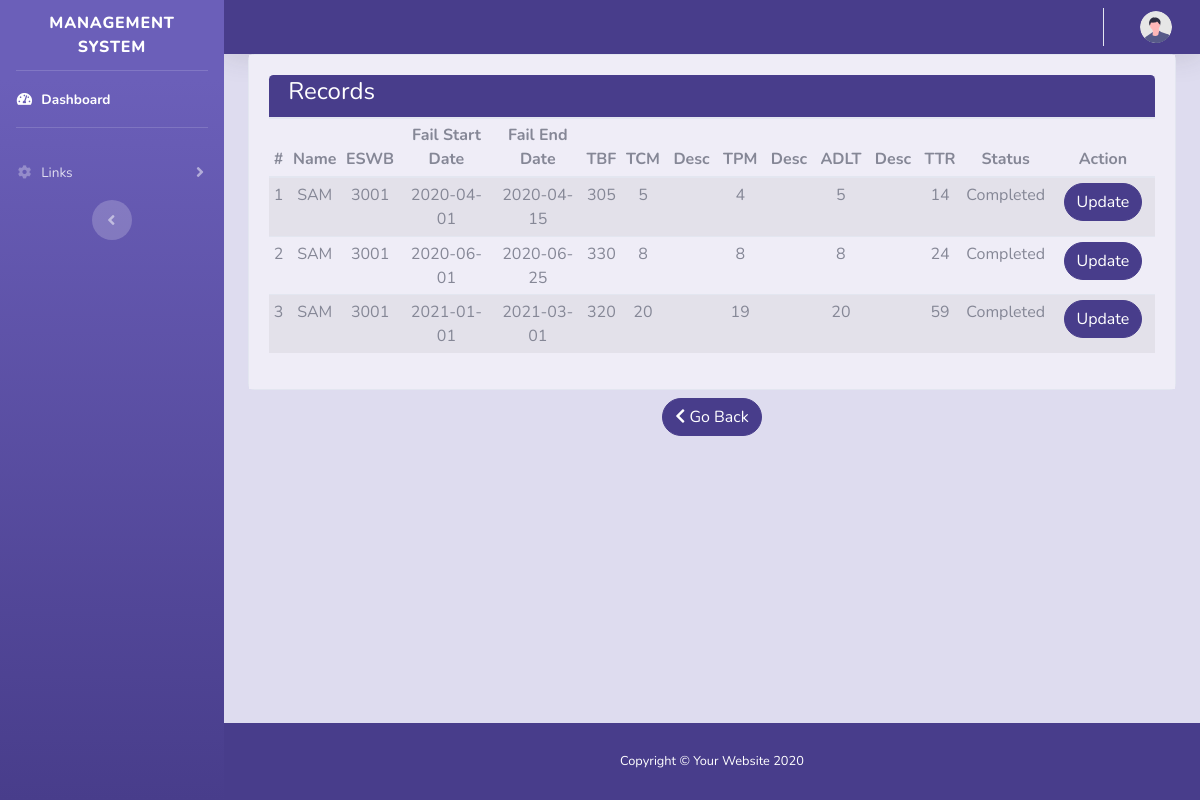
The page /Manager/show_records/8 on the database its author committed.
### tables this page shows
CREATE TABLE `controller_data_detail` (
  `id` bigint(20) NOT NULL,
  `Controller_Data_ID` bigint(20) NOT NULL,
  `Failure_start_date` date,
  `Failure_end_date` date,  
  `TBF` INT DEFAULT NULL,
  `TCM` INT DEFAULT NULL,
  `TCM_Desc` varchar(1000) DEFAULT NULL,
  `TPM` INT DEFAULT NULL,
  `TPM_Desc` varchar(1000) DEFAULT NULL,
  `ADLT` INT DEFAULT NULL,
  `ADLT_Desc` varchar(1000) DEFAULT NULL,
  `TTR` INT DEFAULT NULL,
  `RegDate` date DEFAULT current_timestamp(),
  `Status` varchar(15)
);

CREATE TABLE `controller_data` (
  `ID` bigint(20) NOT NULL,
  `Controller_type` varchar(30) NOT NULL,
  `Controller_Name` varchar(30) NOT NULL,
  `Controller_Code` varchar(30),
  `Ship_ID` bigint(20),
  `ESWB` varchar(30) NOT NULL,
  `Includes` varchar(50) DEFAULT NULL,
  `Not_Includes` varchar(50) DEFAULT NULL,
  `Associated_Equipment` varchar(50) DEFAULT NULL,
  `MTBF` decimal(8,2) DEFAULT NULL,
  `MTTR` decimal(8,2) DEFAULT NULL,
  `Availability` decimal(8,2) DEFAULT NULL,
  `Reliability` decimal(8,2) DEFAULT NULL,
  `Default_Reliability` decimal(8,2) DEFAULT 0.00,
  `Comission_date` date DEFAULT NULL,
  `Total_Equipped` int
);

### application/controllers/Manager.php (called while the page is built, shortened)
<?php if (!defined('BASEPATH')) exit('No direct script access allowed');
class Manager extends CI_Controller
{
    public function show_records($id = NULL)
    {
        $this->db->select('cd.Controller_Name, cd.ESWB,cdd.*');
        $this->db->from('controller_data cd');
        $this->db->join('controller_data_detail cdd', 'cd.id = cdd.Controller_Data_ID');
        $this->db->where('cdd.Controller_Data_ID', $id);
        $data['controller_detail_records'] = $this->db->get()->result_array();
        $this->load->view('manager/data_records', $data);
    }
}

### index.php (called while the page is built, shortened)
<?php
require_once BASEPATH.'core/CodeIgniter.php';

### application/views/manager/data_records.php (the view, shortened to what this page needs)
<div class="container">
    <div class="card">
        <div class="card-body bg-custom3">
            <div id="table_div">
                <?php if (isset($controller_detail_records)) {
                    if (count($controller_detail_records) > 0) { ?>
                        <div class="card-header bg-custom1">
                            <h1 class="h4 text-white">Records</h1>
                        </div>
                        <table id="datatable" class="table table-sm table-striped text-center">
                            <thead>
                                <tr>
                                    <th scope="col">#</th>
                                    <th scope="col">Name</th>
                                    <th scope="col">ESWB</th>
                                    <th scope="col">Fail Start Date</th>
                                    <th scope="col">Fail End Date</th>
                                    <th scope="col">TBF</th>
                                    <th scope="col">TCM</th>
                                    <th scope="col">Desc</th>
                                    <th scope="col">TPM</th>
                                    <th scope="col">Desc</th>
                                    <th scope="col">ADLT</th>
                                    <th scope="col">Desc</th>
                                    <th scope="col">TTR</th>
                                    <th scope="col">Status</th>
                                    <th scope="col">Action</th>
                                </tr>
                            </thead>
                            <tbody>
                                <?php $count = 0;
                                foreach ($controller_detail_records as $data) { ?>
                                    <tr style="<?php if($data['Status'] =="In Progress") {echo 'background-color:#ffcccb;font-weight: bold';}?>">
                                        <td scope="row"><?= ++$count; ?></td>
                                        <td scope="row"><?= $data['Controller_Name']; ?></td>
                                        <td scope="row"><?= $data['ESWB']; ?></td>
                                        <td scope="row" style="width:600px;"><?= $data['Failure_start_date']; ?></td>
                                        <td scope="row" style="width:500px;"><?= $data['Failure_end_date']; ?></td>
                                        <td scope="row"><?= $data['TBF']; ?></td>
                                        <td scope="row"><?= $data['TCM']; ?></td>
                                        <td scope="row" id="tcm_desc" style="width:150px; scroll;"value="<?= $data['TCM_Desc']; ?>"><?= $data['TCM_Desc']; ?></td>
                                        <td scope="row"><?= $data['TPM']; ?></td>
                                        <td scope="row" style="width:150px;"><?= $data['TPM_Desc']; ?></td>
                                        <td scope="row"><?= $data['ADLT']; ?></td>
                                        <td scope="row" style="width:150px;"><?= $data['ADLT_Desc']; ?></td>
                                        <td scope="row"><?= $data['TTR']; ?></td>
                                        <td scope="row" style="width:120px;<?php if($data['Status'] =="In Progress") {echo 'color:red';}?>" ><?= $data['Status']; ?></td>
                                        <td scope="row" style="width:300px;">
                                           <a class="btn btn-primary rounded-pill text-sm" href="<?= base_url(); ?>manager/update_details/<?= $data['id']; ?>">Update</a>
                                        </td>
                                    </tr>
                                <?php } ?>
                            </tbody>
                        </table>
                    <?php } else { ?>
                        <div class="card-header">
                            <h1 class="h4 text-gray-900">No Data Available yet</h1>
                        </div>
                    <?php }
                } else { ?>
                    <a> No Record Selected. </a>
                <?php  } ?>
            </div>
        </div>
    </div>
    <div class="form-group row justify-content-center my-2">
        <a class="btn btn-primary rounded-pill" id="abc" href="<?= base_url(); ?>manager"><i class="fas fa-chevron-left"></i> Go Back</a>
    </div>
</div>
</div>

### rows shown on the page
controller_data_detail: controller_data.Controller_Name "SAM", controller_data.ESWB "3001", Failure_start_date "2020-04-01", Failure_end_date "2020-04-15", TBF "305", TCM "5", TPM "4", ADLT "5", TTR "14", Status "Completed"
controller_data_detail: controller_data.Controller_Name "SAM", controller_data.ESWB "3001", Failure_start_date "2020-06-01", Failure_end_date "2020-06-25", TBF "330", TCM "8", TPM "8", ADLT "8", TTR "24", Status "Completed"
controller_data_detail: controller_data.Controller_Name "SAM", controller_data.ESWB "3001", Failure_start_date "2021-01-01", Failure_end_date "2021-03-01", TBF "320", TCM "20", TPM "19", ADLT "20", TTR "59", Status "Completed"
